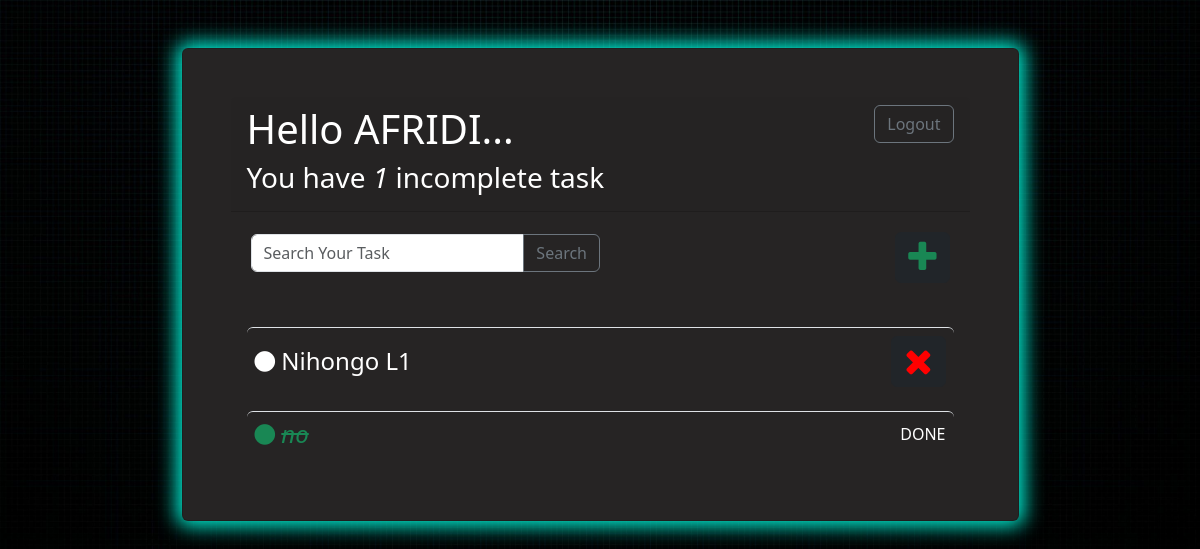
Before: / (signed in) with the older database file.
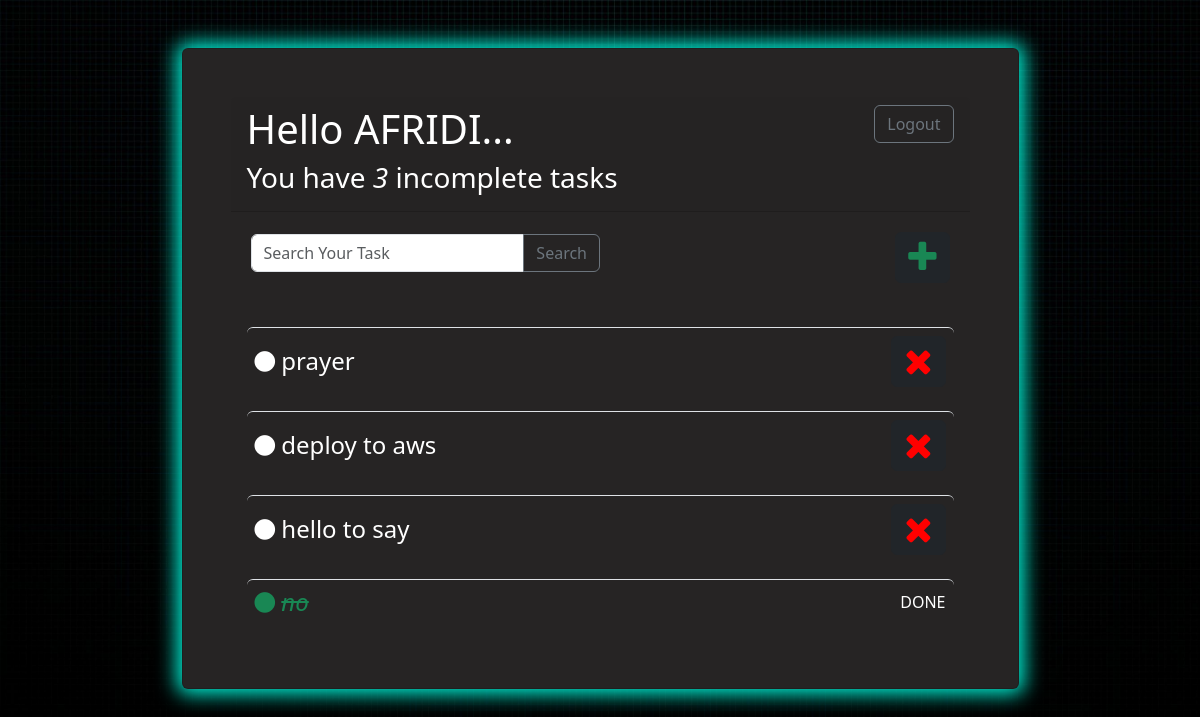
After: the same page with the newer database file.
### tasks/models.py (models this page shows, shortened)
class Task(models.Model):
    user = models.ForeignKey(User, on_delete=models.CASCADE, blank=True, null=True)
    title = models.CharField(max_length=255)
    description = models.TextField(blank=True,null=True)
    completed = models.BooleanField(default=False)
    created = models.DateTimeField(auto_now_add=True)
    class Meta:
        ordering = [ 'completed', '-created']

### tasks/views.py (the view)
# urls.py: path('', views.tasks, name='tasks'),
@login_required(login_url='login')
def tasks(request):
    incomplete_task_count =  Task.objects.filter(user=request.user).filter(completed=False).count()
    tasks, search_query = searchTask(request)
    tasks = tasks.filter(user=request.user)
    context = {
        'search_query':search_query,
        'tasks': tasks,
        'incomplete_task_count':incomplete_task_count,
    }
    return render(request, 'tasks/tasks.html', context)

### tasks/utils.py (called while the page is built)
def searchTask(request):
    search_query = ''
    if request.GET.get('search_query'):
        search_query = request.GET.get('search_query')
    tasks = Task.objects.filter(
        Q(title__icontains=search_query) |
        Q(description__icontains=search_query)
    )
    return tasks, search_query

### tasks/templates/tasks/tasks.html
{% extends "main.html" %}
{% block content %}
<div class="card-header d-flex justify-content-between">
    <div>
        <h1 >Hello <span class="text-uppercase">{{request.user}}...</span>  </h1>
        <h3>You have <i>{{incomplete_task_count}}</i> incomplete task{{ incomplete_task_count|pluralize:"s" }}</h3>
    </div>
    <div>
        {% if request.user.is_authenticated %}
        <a class="btn btn-outline-secondary" href="{% url 'logout' %}">Logout</a>
        {% else %}
        <a href="{% url 'login' %}">Login</a>
        {% endif %}
    </div>
</div>
<div class="d-flex rounded  m-1 p-3 justify-content-between align-items-center ">
    <form class="w-50" method="get">
        <div class="input-group mb-3">
            <input type="search" name="search_query" class="form-control" placeholder="Search Your Task" aria-label="Recipient's username" aria-describedby="button-addon2" value="{{search_query}}" >
            <button class="btn btn-outline-secondary" type="submit" id="button-addon2">Search</button>
         </div>
    </form>
    <div>
        <h4><a  class="text-success text-decoration-none btn btn-dark" href="{% url 'task-create' %}">
            <i class="fa fa-plus" style="font-size:36px"></i>
        </a></h4>
    </div>
</div>
<div>
    {% for task in tasks %}
        <a class="w-100 text-decoration-none text-white" href="{% url 'task' task.id %}">
            <div class="d-flex border-top rounded m-3 p-2 justify-content-between align-items-center task-item  ">
                <div class="">
                    {% if task.completed == True %}
                        <h4 class="m-0">
                            <i class="fa fa-circle text-success" style="font-size:24px;"></i>
                            <del class="text-success"><i>{{task.title}}</i></del>
                        </h4>
                    {% else %}
                        <h4 class="m-0">
                            <i class="fa fa-circle" style="font-size:24px;"></i>
                            {{task.title}}
                        </h4>
                    {% endif %}
                </div>
                <div>
                    {% if task.completed == False %}
                    <a class="btn btn-dark m-0" href="{% url 'task-delete' task.id %}"><i class="fa fa-close " style="font-size:36px;color:red"></i></a>
                    {% else %}
                    DONE
                    {% endif %}
                </div>
            </div>
        </a>
    {% empty %}
    <h4 class="m-0">
        No Items in List
    </h4>
    {% endfor %}
</div>
{% endblock content %}

### templates/main.html (shortened to what this page needs)
<!doctype html>
{% load static %}
<html lang="en">
<head>
    <link rel="stylesheet" href="https://cdnjs.cloudflare.com/ajax/libs/font-awesome/4.7.0/css/font-awesome.min.css">
    <link href="https://cdn.jsdelivr.net/npm/bootstrap@5.3.0/dist/css/bootstrap.min.css" rel="stylesheet"
>
</head>
<body>
    <div class="container d-flex justify-content-center align-items-center mt-5 mb-5 ">
        <div class="card w-75 bg-dark-with-shadow text-white p-5">
            {% block content %}
            {% endblock content %}
        </div>
    </div>
</body>
</html>

Changed rows visible on the page:
removed Task: title "Nihongo L1", completed False (drawn)
added Task: title "prayer", completed False (drawn)
added Task: title "deploy to aws", completed False (drawn)
added Task: title "hello to say", completed False (drawn)
Other visible differences:
{{ incomplete_task_count }}: "1" → "3"
